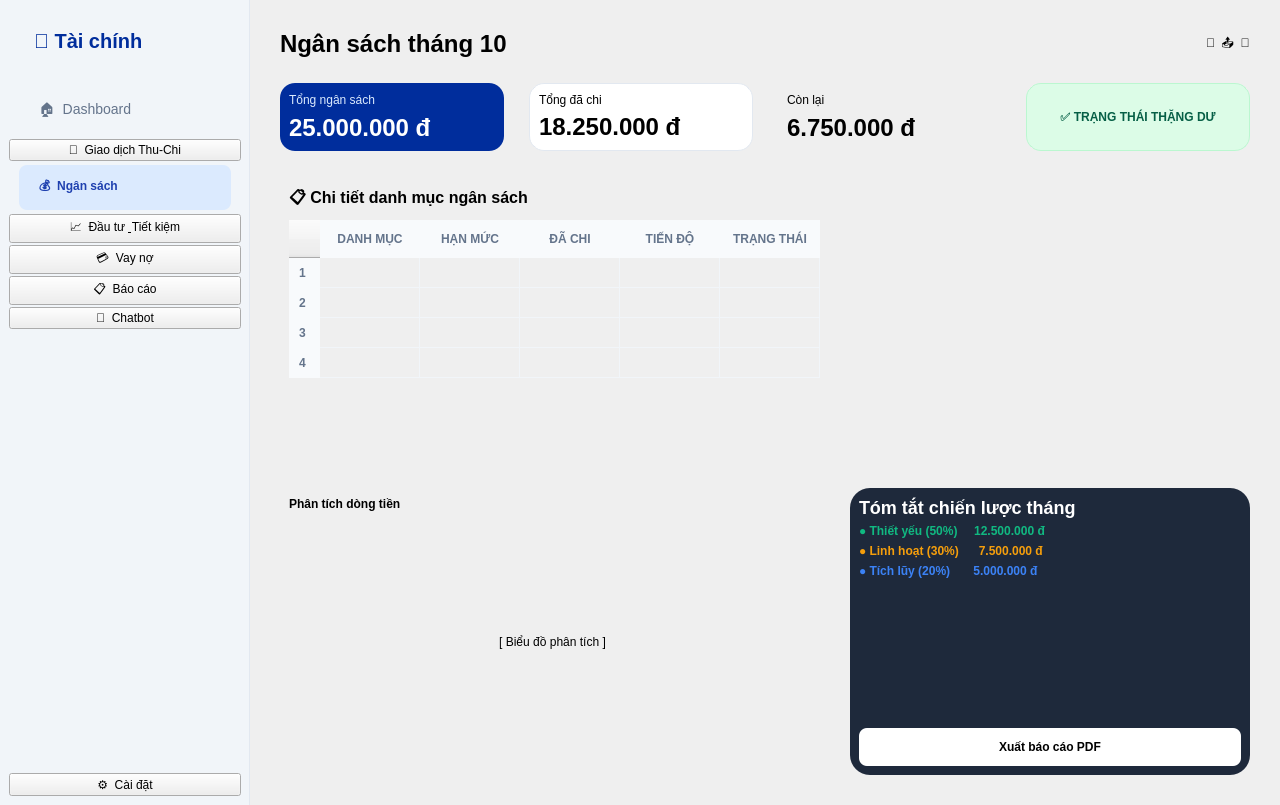
<?xml version="1.0" encoding="UTF-8"?>
<ui version="4.0">
 <class>MainWindow</class>
 <widget class="QMainWindow" name="MainWindow">
  <property name="geometry">
   <rect>
    <x>0</x>
    <y>0</y>
    <width>1280</width>
    <height>805</height>
   </rect>
  </property>
  <property name="windowTitle">
   <string>Quản lý Ngân sách - Financial Architect</string>
  </property>
  <property name="styleSheet">
   <string notr="true">
    QMainWindow { background-color: #F8FAFC; font-family: 'Segoe UI', sans-serif; }
    /* SIDEBAR STYLE */
    QFrame#sidebar { background-color: #F1F5F9; border-right: 1px solid #E2E8F0; }
    QPushButton#sideBtn {
        text-align: left; padding: 12px 20px; border: none;
        border-radius: 8px; color: #64748B; font-size: 14px; margin: 2px 10px;
    }
    QPushButton#sideBtn:hover { background-color: #E2E8F0; color: #1E293B; }
    QPushButton#sideBtn_active {
        text-align: left; padding: 12px 20px; border: none;
        border-radius: 8px; background-color: #DBEAFE;
        color: #1E40AF; font-weight: bold; margin: 2px 10px;
    }
    /* CARDS STYLE */
    QFrame#whiteCard { background-color: white; border-radius: 15px; border: 1px solid #E2E8F0; }
    QFrame#blueCard { background-color: #002D9C; border-radius: 15px; }
    QFrame#greenCard { background-color: #DCFCE7; border-radius: 15px; border: 1px solid #BBF7D0; }
    QFrame#darkCard { background-color: #1E293B; border-radius: 20px; }
    /* TABLE STYLE */
    QTableWidget { background-color: transparent; border: none; gridline-color: #F1F5F9; }
    QHeaderView::section { background-color: #F8FAFC; border: none; font-weight: bold; color: #64748B; padding: 10px; }
   </string>
  </property>
  <widget class="QWidget" name="centralwidget">
   <layout class="QHBoxLayout" name="mainLayout">
    <property name="spacing">
     <number>0</number>
    </property>
    <property name="leftMargin">
     <number>0</number>
    </property>
    <property name="topMargin">
     <number>0</number>
    </property>
    <property name="rightMargin">
     <number>0</number>
    </property>
    <property name="bottomMargin">
     <number>0</number>
    </property>
    <item>
     <widget class="QFrame" name="sidebar">
      <property name="minimumSize">
       <size>
        <width>250</width>
        <height>0</height>
       </size>
      </property>
      <layout class="QVBoxLayout" name="sideVLayout">
       <property name="spacing">
        <number>2</number>
       </property>
       <item>
        <widget class="QLabel" name="logo">
         <property name="styleSheet">
          <string>font-size: 20px; font-weight: bold; color: #002D9C; margin: 20px 20px 30px 20px;</string>
         </property>
         <property name="text">
          <string>🏦 Tài chính</string>
         </property>
        </widget>
       </item>
       <item>
        <widget class="QPushButton" name="sideBtn">
         <property name="text">
          <string>🏠  Dashboard</string>
         </property>
        </widget>
       </item>
       <item>
        <widget class="QPushButton" name="sideBtn">
         <property name="text">
          <string>📝  Giao dịch Thu-Chi</string>
         </property>
        </widget>
       </item>
       <item>
        <widget class="QPushButton" name="sideBtn_active">
         <property name="text">
          <string>💰  Ngân sách</string>
         </property>
        </widget>
       </item>
       <item>
        <widget class="QPushButton" name="sideBtn">
         <property name="text">
          <string>📈  Đầu tư &amp; Tiết kiệm</string>
         </property>
        </widget>
       </item>
       <item>
        <widget class="QPushButton" name="sideBtn">
         <property name="text">
          <string>💳  Vay nợ</string>
         </property>
        </widget>
       </item>
       <item>
        <widget class="QPushButton" name="sideBtn">
         <property name="text">
          <string>📋  Báo cáo</string>
         </property>
        </widget>
       </item>
       <item>
        <widget class="QPushButton" name="sideBtn">
         <property name="text">
          <string>💬  Chatbot</string>
         </property>
        </widget>
       </item>
       <item>
        <spacer name="vSpacer">
         <property name="orientation">
          <enum>Qt::Vertical</enum>
         </property>
         <property name="sizeHint" stdset="0">
          <size>
           <width>0</width>
           <height>0</height>
          </size>
         </property>
        </spacer>
       </item>
       <item>
        <widget class="QPushButton" name="sideBtn">
         <property name="text">
          <string>⚙️  Cài đặt</string>
         </property>
        </widget>
       </item>
      </layout>
     </widget>
    </item>
    <item>
     <widget class="QScrollArea" name="scrollArea">
      <property name="frameShape">
       <enum>QFrame::NoFrame</enum>
      </property>
      <property name="widgetResizable">
       <bool>true</bool>
      </property>
      <widget class="QWidget" name="scrollContent">
       <property name="geometry">
        <rect>
         <x>0</x>
         <y>0</y>
         <width>1030</width>
         <height>768</height>
        </rect>
       </property>
       <layout class="QVBoxLayout" name="contentVLayout">
        <property name="spacing">
         <number>25</number>
        </property>
        <property name="leftMargin">
         <number>30</number>
        </property>
        <property name="topMargin">
         <number>30</number>
        </property>
        <property name="rightMargin">
         <number>30</number>
        </property>
        <property name="bottomMargin">
         <number>30</number>
        </property>
        <item>
         <layout class="QHBoxLayout">
          <item>
           <widget class="QLabel" name="label">
            <property name="styleSheet">
             <string>font-size: 24px; font-weight: bold;</string>
            </property>
            <property name="text">
             <string>Ngân sách tháng 10</string>
            </property>
           </widget>
          </item>
          <item>
           <spacer>
            <property name="orientation">
             <enum>Qt::Horizontal</enum>
            </property>
            <property name="sizeHint" stdset="0">
             <size>
              <width>0</width>
              <height>0</height>
             </size>
            </property>
           </spacer>
          </item>
          <item>
           <widget class="QLabel" name="label">
            <property name="text">
             <string>🔔  📤  👤</string>
            </property>
           </widget>
          </item>
         </layout>
        </item>
        <item>
         <layout class="QHBoxLayout" name="statsLayout">
          <item>
           <widget class="QFrame" name="blueCard">
            <layout class="QVBoxLayout">
             <item>
              <widget class="QLabel" name="label">
               <property name="styleSheet">
                <string>color: #DBEAFE;</string>
               </property>
               <property name="text">
                <string>Tổng ngân sách</string>
               </property>
              </widget>
             </item>
             <item>
              <widget class="QLabel" name="label">
               <property name="styleSheet">
                <string>color: white; font-size: 24px; font-weight: bold;</string>
               </property>
               <property name="text">
                <string>25.000.000 đ</string>
               </property>
              </widget>
             </item>
            </layout>
           </widget>
          </item>
          <item>
           <widget class="QFrame" name="whiteCard">
            <layout class="QVBoxLayout">
             <item>
              <widget class="QLabel" name="label">
               <property name="text">
                <string>Tổng đã chi</string>
               </property>
              </widget>
             </item>
             <item>
              <widget class="QLabel" name="label">
               <property name="styleSheet">
                <string>font-size: 24px; font-weight: bold;</string>
               </property>
               <property name="text">
                <string>18.250.000 đ</string>
               </property>
              </widget>
             </item>
            </layout>
           </widget>
          </item>
          <item>
           <widget class="QFrame" name="whiteCard">
            <layout class="QVBoxLayout">
             <item>
              <widget class="QLabel" name="label">
               <property name="text">
                <string>Còn lại</string>
               </property>
              </widget>
             </item>
             <item>
              <widget class="QLabel" name="label">
               <property name="styleSheet">
                <string>font-size: 24px; font-weight: bold;</string>
               </property>
               <property name="text">
                <string>6.750.000 đ</string>
               </property>
              </widget>
             </item>
            </layout>
           </widget>
          </item>
          <item>
           <widget class="QFrame" name="greenCard">
            <layout class="QVBoxLayout">
             <item>
              <widget class="QLabel" name="label">
               <property name="styleSheet">
                <string>font-weight: bold; color: #065F46;</string>
               </property>
               <property name="text">
                <string>✅ TRẠNG THÁI THẶNG DƯ</string>
               </property>
               <property name="alignment">
                <set>Qt::AlignCenter</set>
               </property>
              </widget>
             </item>
            </layout>
           </widget>
          </item>
         </layout>
        </item>
        <item>
         <widget class="QFrame" name="whiteCard">
          <layout class="QVBoxLayout">
           <item>
            <widget class="QLabel" name="label">
             <property name="styleSheet">
              <string>font-weight: bold; font-size: 16px;</string>
             </property>
             <property name="text">
              <string>📋 Chi tiết danh mục ngân sách</string>
             </property>
            </widget>
           </item>
           <item>
            <widget class="QTableWidget" name="budgetTable">
             <property name="rowCount">
              <number>4</number>
             </property>
             <property name="columnCount">
              <number>5</number>
             </property>
             <row/>
             <row/>
             <row/>
             <row/>
             <column>
              <property name="text">
               <string>DANH MỤC</string>
              </property>
             </column>
             <column>
              <property name="text">
               <string>HẠN MỨC</string>
              </property>
             </column>
             <column>
              <property name="text">
               <string>ĐÃ CHI</string>
              </property>
             </column>
             <column>
              <property name="text">
               <string>TIẾN ĐỘ</string>
              </property>
             </column>
             <column>
              <property name="text">
               <string>TRẠNG THÁI</string>
              </property>
             </column>
            </widget>
           </item>
          </layout>
         </widget>
        </item>
        <item>
         <layout class="QHBoxLayout">
          <item>
           <widget class="QFrame" name="whiteCard">
            <layout class="QVBoxLayout">
             <item>
              <widget class="QLabel" name="label">
               <property name="styleSheet">
                <string>font-weight: bold;</string>
               </property>
               <property name="text">
                <string>Phân tích dòng tiền</string>
               </property>
              </widget>
             </item>
             <item>
              <spacer>
               <property name="orientation">
                <enum>Qt::Vertical</enum>
               </property>
               <property name="sizeHint" stdset="0">
                <size>
                 <width>0</width>
                 <height>0</height>
                </size>
               </property>
              </spacer>
             </item>
             <item>
              <widget class="QLabel" name="label">
               <property name="text">
                <string>[ Biểu đồ phân tích ]</string>
               </property>
               <property name="alignment">
                <set>Qt::AlignCenter</set>
               </property>
              </widget>
             </item>
             <item>
              <spacer>
               <property name="orientation">
                <enum>Qt::Vertical</enum>
               </property>
               <property name="sizeHint" stdset="0">
                <size>
                 <width>0</width>
                 <height>0</height>
                </size>
               </property>
              </spacer>
             </item>
            </layout>
           </widget>
          </item>
          <item>
           <widget class="QFrame" name="darkCard">
            <property name="maximumSize">
             <size>
              <width>400</width>
              <height>16777215</height>
             </size>
            </property>
            <layout class="QVBoxLayout">
             <item>
              <widget class="QLabel" name="label">
               <property name="styleSheet">
                <string>color: white; font-weight: bold; font-size: 18px;</string>
               </property>
               <property name="text">
                <string>Tóm tắt chiến lược tháng</string>
               </property>
              </widget>
             </item>
             <item>
              <widget class="QLabel" name="label">
               <property name="styleSheet">
                <string>color: #10B981; font-weight: bold;</string>
               </property>
               <property name="text">
                <string>● Thiết yếu (50%)     12.500.000 đ</string>
               </property>
              </widget>
             </item>
             <item>
              <widget class="QLabel" name="label">
               <property name="styleSheet">
                <string>color: #F59E0B; font-weight: bold;</string>
               </property>
               <property name="text">
                <string>● Linh hoạt (30%)      7.500.000 đ</string>
               </property>
              </widget>
             </item>
             <item>
              <widget class="QLabel" name="label">
               <property name="styleSheet">
                <string>color: #3B82F6; font-weight: bold;</string>
               </property>
               <property name="text">
                <string>● Tích lũy (20%)       5.000.000 đ</string>
               </property>
              </widget>
             </item>
             <item>
              <spacer>
               <property name="orientation">
                <enum>Qt::Vertical</enum>
               </property>
               <property name="sizeHint" stdset="0">
                <size>
                 <width>0</width>
                 <height>0</height>
                </size>
               </property>
              </spacer>
             </item>
             <item>
              <widget class="QPushButton" name="pushButton">
               <property name="styleSheet">
                <string>background: white; border-radius: 8px; padding: 12px; font-weight: bold;</string>
               </property>
               <property name="text">
                <string>Xuất báo cáo PDF</string>
               </property>
              </widget>
             </item>
            </layout>
           </widget>
          </item>
         </layout>
        </item>
       </layout>
      </widget>
     </widget>
    </item>
   </layout>
  </widget>
  <widget class="QMenuBar" name="menubar">
   <property name="geometry">
    <rect>
     <x>0</x>
     <y>0</y>
     <width>1280</width>
     <height>37</height>
    </rect>
   </property>
  </widget>
 </widget>
 <resources/>
 <connections/>
</ui>
